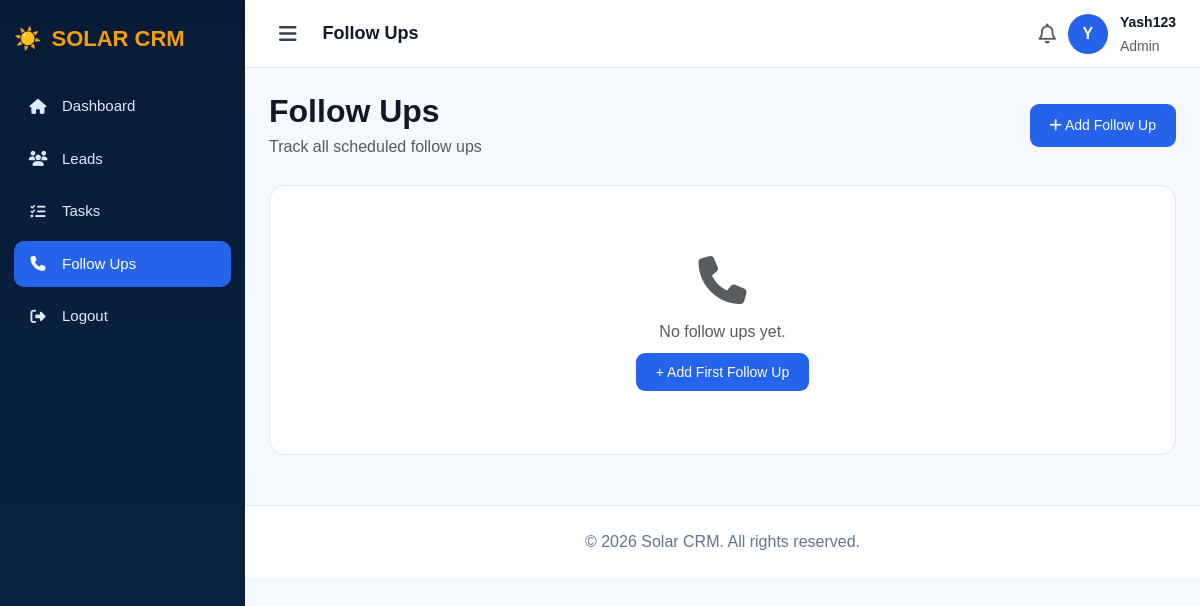
The app's page /followups/ (signed in), older data.
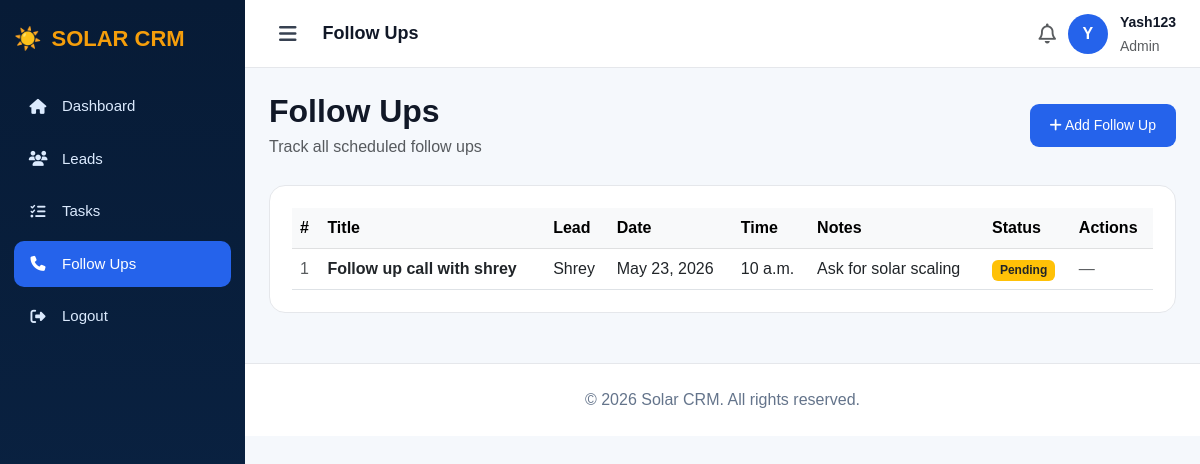
The same page, newer data.
### app/models.py (models this page shows, shortened)
class FollowUp(models.Model):
    lead = models.ForeignKey(Lead, on_delete=models.CASCADE)
    title = models.CharField(max_length=200)
    follow_up_date = models.DateField()
    follow_up_time = models.TimeField(null=True, blank=True)
    notes = models.TextField(blank=True, null=True)
    done = models.BooleanField(default=False)
    created_at = models.DateTimeField(auto_now_add=True)

class Lead(models.Model):
    STATUS_CHOICES = [
        ('New', 'New'),
        ('Contacted', 'Contacted'),
        ('Qualified', 'Qualified'),
        ('Proposal', 'Proposal'),
        ('Won', 'Won'),
        ('Lost', 'Lost'),
    ]
    name = models.CharField(max_length=100)
    email = models.EmailField()
    phone = models.CharField(max_length=15)
    description = models.TextField(blank=True, null=True)
    status = models.CharField(max_length=50, choices=STATUS_CHOICES, default='New')
    budget = models.DecimalField(max_digits=12, decimal_places=2, default=0)
    created_at = models.DateTimeField(auto_now_add=True)
    assigned_to = models.ForeignKey(User, on_delete=models.SET_NULL, null=True, blank=True, related_name='assigned_leads')

### app/views.py (the view)
# urls.py: path('followups/', views.followups, name='followups'),
@login_required
def followups(request):
    if request.user.is_superuser:
        followups = FollowUp.objects.all().order_by('follow_up_date', 'follow_up_time')
    else:
        followups = FollowUp.objects.filter(
            lead__assigned_to=request.user
        ).order_by('follow_up_date', 'follow_up_time')
    return render(request, 'followups.html', {'followups': followups})

### app/templates/followups.html (shortened to what this page needs)
<!DOCTYPE html>
<html>
<head>
    <link href="https://cdn.jsdelivr.net/npm/bootstrap@5.3.0/dist/css/bootstrap.min.css" rel="stylesheet">
    <link href="https://cdnjs.cloudflare.com/ajax/libs/font-awesome/6.5.1/css/all.min.css" rel="stylesheet">
    <link rel="stylesheet" href="https://cdn.datatables.net/1.13.6/css/dataTables.bootstrap5.min.css">
<link rel="stylesheet" href="https://cdn.datatables.net/buttons/2.4.1/css/buttons.bootstrap5.min.css">
</head>
<body>
<div class="sidebar" id="sidebar">
    <div class="brand">☀️ <span class="brand-text"><span>SOLAR</span> CRM</span></div>
   <div class="menu">
        <a href="/dashboard/"><i class="fa-solid fa-house"></i><span class="menu-label">Dashboard</span></a>
        <a href="/leads/"><i class="fa-solid fa-users"></i><span class="menu-label">Leads</span></a>
        <a href="/tasks/"><i class="fa-solid fa-list-check"></i><span class="menu-label">Tasks</span></a>
        <a href="/followups/" class="active"><i class="fa-solid fa-phone"></i><span class="menu-label">Follow Ups</span></a>
        <a href="/logout/"><i class="fa-solid fa-right-from-bracket"></i><span class="menu-label">Logout</span></a>
    </div>
</div>
<div class="main" id="main">
    <div class="topbar">
        <div class="d-flex align-items-center gap-3">
            <button class="hamburger" onclick="toggleSidebar()"><i class="fa-solid fa-bars"></i></button>
            <strong style="font-size:18px;">Follow Ups</strong>
        </div>
        <div class="admin-box">
            <i class="fa-regular fa-bell fs-5 text-muted"></i>
            <div class="avatar">{{ request.user.username|slice:":1"|upper }}</div>
            <div><strong style="font-size:14px;">{{ request.user.username }}</strong><br><small class="text-muted">Admin</small></div>
        </div>
    </div>
    <div class="content">
        <div class="page-header">
            <div><h2>Follow Ups</h2><p class="text-muted mb-0">Track all scheduled follow ups</p></div>
            <a href="/followups/add/" class="add-btn"><i class="fa-solid fa-plus"></i> Add Follow Up</a>
        </div>
        <div class="panel">
            {% if followups %}
            <div class="table-responsive">
                <table id="dataTable" class="table table-hover align-middle mb-0">
                    <thead class="table-light"><tr><th>#</th><th>Title</th><th>Lead</th><th>Date</th><th>Time</th><th>Notes</th><th>Status</th><th>Actions</th></tr></thead>
                    <tbody>{% for f in followups %}
                    <tr class="{% if t.completed %}table-secondary text-decoration-line-through{% endif %}">
                        <td class="text-muted">{{ forloop.counter }}</td>
                        <td><strong>{{ f.title }}</strong></td>
                        <td>{{ f.lead.name }}</td>
                        <td>{{ f.follow_up_date }}</td>
                        <td>{{ f.follow_up_time|default:"—" }}</td>
                        <td>{{ f.notes|truncatechars:40|default:"—" }}</td>
                        <td>{% if f.done %}<span class="badge bg-success">Done</span>{% else %}<span class="badge bg-warning text-dark">Pending</span>{% endif %}</td>
                        <td>
    {% if request.user.is_superuser %}
    <a href="/followups/{{ f.id }}/delete/" class="btn btn-sm btn-outline-danger" onclick="return confirm('Delete?')">Delete</a>
    {% else %}
    <span class="text-muted">—</span>
    {% endif %}
</td>
                    </tr>{% endfor %}</tbody>
                </table>
            </div>
            {% else %}<div class="text-center py-5"><i class="fa-solid fa-phone fa-3x text-muted mb-3"></i><p class="text-muted">No follow ups yet.</p><a href="/followups/add/" class="add-btn">+ Add First Follow Up</a></div>{% endif %}
        </div>
    </div>
    <div class="footer">© 2026 Solar CRM. All rights reserved.</div>
</div>
</body>
</html>

Row changes from the older to the newer data that the page shows:
added FollowUp: title "Follow up call with shrey", lead.name "Shrey", follow_up_date "May 23, 2026", follow_up_time "10 a.m.", notes "Ask for solar scaling", done "Pending"
Text that changed along with them:
text no longer shown: "No follow ups yet. + Add First Follow Up"
text now shown: "# Title Lead Date Time Notes Status Actions"
